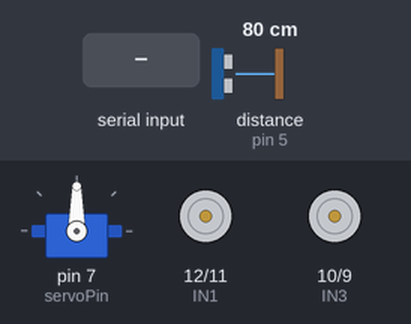
A sketch run on a simulated Arduino Uno, built with avr-gcc and run on an emulated ATmega328P. On the bench: servo, motor-driver pin pairs drawn as motors (green arrow = first pin HIGH = forward, orange = second pin HIGH = backward, longer = more drive, scaled by the enable pin). Inputs (shaded band) come from the test bench; at power-on: distance to the obstacle (sensor on pin 5) 80 cm. The echo pulse lasts 58.3 µs per cm; what the sketch prints to the serial monitor is not drawn.

Above: at 3.9 s.
4.0 s: "F" received over the second serial link
At 5.2 s:
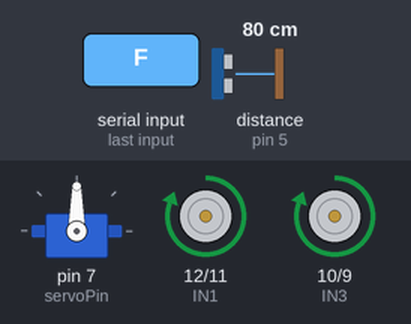
5.5 s: "B" received over the second serial link
At 6.7 s:
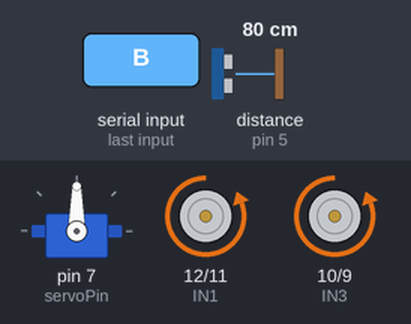
7.0 s: "L" received over the second serial link
At 7.7 s:
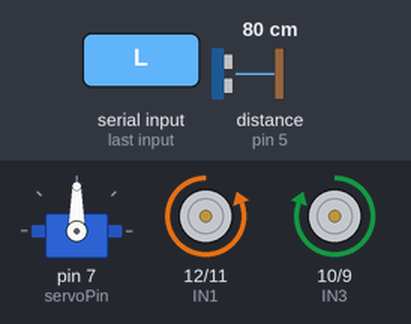
8.5 s: "R" received over the second serial link
At 9.0 s:
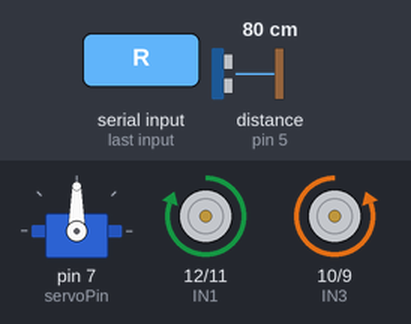
Timing chart, 0 to 11.0 s (numbered marks = the images above; inputs shaded):
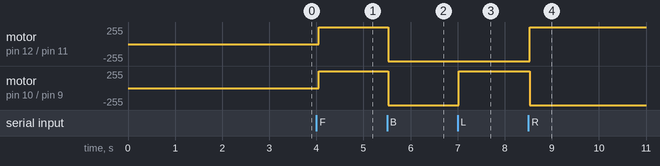

Measured:
- after the input at 4.0 s, motor on pin 12 (IN1) / pin 11 (IN2), motor on pin 10 (IN3) / pin 9 (IN4): stopped → forward 255/255 after 0.05 s
- after the input at 5.5 s, motor on pin 12 (IN1) / pin 11 (IN2), motor on pin 10 (IN3) / pin 9 (IN4): forward 255/255 → backward 255/255 at once
- after the input at 7.0 s, motor on pin 10 (IN3) / pin 9 (IN4): backward 255/255 → forward 255/255 at once
- after the input at 8.5 s, motor on pin 12 (IN1) / pin 11 (IN2): backward 255/255 → forward 255/255 at once; motor on pin 10 (IN3) / pin 9 (IN4): forward 255/255 → backward 255/255 at once

The sketch:

rebuildgew.ino
```cpp
#include "SoftwareSerial.h"
#include <Servo.h>;
#include <NewPing.h>
Servo myServo;
int servoPin = 7;

SoftwareSerial HC05(4, 3); //TX, RX
int ENA = 13;
int IN1 = 12;
int IN2 = 11;
int IN3 = 10;
int IN4 = 9;
int ENB = 8;


float  Duration; //thoi gian
float Distance; //khoang cach
#define MAX_DISTANCE 25
#define maximum_distance 200
float Distance_Left; //Kc trai
float Distance_Right; //Kc phai
int last = 0;


enum CarMode {
  MANUAL,
  AUTO
};


char dieu_khien;
int Speed = 150;

char command;
CarMode mode = MANUAL;

const int trigPin = 6;
const int echoPin = 5;
NewPing sonar(trigPin, echoPin, maximum_distance);

unsigned long thoigian;
int khoangcach;
int khoangcachtrai, khoangcachphai;
int gioihan = 30;
long duration, distance;

void setup() {
  HC05.begin(9600);
  Serial.begin(9600);
  pinMode(IN1, OUTPUT);
  pinMode(IN2, OUTPUT);
  pinMode(IN3, OUTPUT);
  pinMode(IN4, OUTPUT);
  pinMode(ENA, OUTPUT);
  pinMode(ENB, OUTPUT);

  analogWrite(ENA, Speed);
  analogWrite(ENB, Speed);

  pinMode(trigPin, OUTPUT);
  pinMode(echoPin, INPUT);
  //last = millis();
  //Serial.begin(9600);

  myServo.attach(servoPin);

  delay(2000);
  distance = readPing();
  delay(100);
  distance = readPing();
  delay(100);
  distance = readPing();
  delay(100);
  distance = readPing();
  delay(100);
}

void loop() {
  if (HC05.available()) {
    command = HC05.read();
    handleMode();
  }
  if (mode == MANUAL) {
    Control_Mode();
  }

  if (mode == AUTO) {
    //Auto_Mode();
    Auto_avoid();
  }

}

void handleMode() {
  Serial.print("receive: ");
  Serial.println(command);

  if (command == 'F') {
    Serial.println("Mode now: CONTROL MANUAL");
    mode = MANUAL;
  } else if (command == 'J') {
    Serial.println("Mode now: AUTO");
    mode = AUTO;
  }

  Serial.println(mode);
}


void Auto_avoid() {
  Serial.println("auto avoiding");
  int distanceRight = 0;
  int distanceLeft = 0;
  delay(50);

  if (distance <= 45) {
    Stop();
    delay(300);
    lui();
    delay(400);
    Stop();
    delay(300);
    distanceRight = lookRight();
    delay(300);
    distanceLeft = lookLeft();
    delay(300);

    if (distance >= distanceLeft) {
      phai();
      Stop();
    }
    else {
      trai();
      Stop();
    }
  }
  else {
    tien();
  }
  distance = readPing();
  Serial.print("Distance ");
  Serial.println(distance);
}

int lookRight() {
  myServo.write(30);
  delay(500);
  int distance = readPing();
  delay(100);
  myServo.write(85);
  return distance;
}

int lookLeft() {
  myServo.write(150);
  delay(500);
  int distance = readPing();
  delay(100);
  myServo.write(85);
  return distance;
  delay(100);
}

void Auto_Mode() {
  Serial.println("auto avoid.....");
  KC();
  if (Distance > 25)
  {
    tien(); // chay thẳng
    Serial.println("Tien");
  }
  else
  {
    Stop(); // dừng
    SvTrai(); // quay servo sang trai
    Distance_Left = Distance; // gán khoảng cách đo đc == biến Distance_Left
    SvPhai(); // quay servo sang phai
    Distance_Right = Distance; // gan khoang cach do dc == biến Distance_Right
    if (Distance_Left < 25 && Distance_Right < 25)
    {
      lui();
      Serial.println("Lui");
      delay(300);
    }
    else
    {
      if (Distance_Left < Distance_Right) // nếu khoảng cách trái < khoang cach phai
      {
        phai();  // xe chạy sang phai
        Serial.println("Phai");
        delay(300);
      }
      if (Distance_Left > Distance_Right)
      {
        trai(); // xe chay sang trai
        Serial.println("Trai");
        delay(300);
      }
    }
  }
}

void Control_Mode() {
  dieu_khien = HC05.read();
  Serial.println(command);
  switch (command) {
    case 'F':
      tien();
      break;
    case 'B':
      lui();
      break;
    case 'L':
      trai();
      break;
    case 'R':
      phai();
      break;
    case 'S':
      Stop();
      break;

  }
}

int readPing() {
  delay(70);
  int cm = sonar.ping_cm();
  if (cm == 0) {
    cm = 250;
  }
  return cm;
}

void KC()
{
  digitalWrite(trigPin, LOW); // tat chan trig
  delayMicroseconds(2);
  digitalWrite(trigPin, HIGH); // phat xung tu chan trig
  delayMicroseconds(10);
  digitalWrite(trigPin, LOW); // tat chan trig

  Duration = pulseIn(echoPin, HIGH);
  Distance =  Duration / 2 / 29.412;
  Serial.print("Distance: ");
  Serial.println(Distance);

}

void resetSv() // quay servo vào giữa
{
  myServo.write(90);
}
void SvTrai() //quay servo sang trai
{
  myServo.write(50);
  delay(200);
  KC();
  resetSv();
}
void SvPhai() // quay servo sang phai
{
  myServo.write(150);
  delay(200);
  KC();
  resetSv();
}


void tien() {
  Serial.println("tien");
  digitalWrite(IN1, HIGH);
  digitalWrite(IN2, LOW);
  digitalWrite(IN3, HIGH);
  digitalWrite(IN4, LOW);
}

void lui() {
  Serial.println("lui");
  digitalWrite(IN1, LOW);
  digitalWrite(IN2, HIGH);
  digitalWrite(IN3, LOW);
  digitalWrite(IN4, HIGH);
}

void phai() {
  Serial.println("phai");
  digitalWrite(IN1, HIGH);
  digitalWrite(IN2, LOW);
  digitalWrite(IN3, LOW);
  digitalWrite(IN4, HIGH);
}

void trai() {
  Serial.println("trai");
  digitalWrite(IN1, LOW);
  digitalWrite(IN2, HIGH);
  digitalWrite(IN3, HIGH);
  digitalWrite(IN4, LOW);
}

void tien_trai() {

  digitalWrite(IN1, LOW);
  digitalWrite(IN2, LOW);
  digitalWrite(IN3, HIGH);
  digitalWrite(IN4, LOW);
}

void tien_phai() {

  digitalWrite(IN1, HIGH);
  digitalWrite(IN2, LOW);
  digitalWrite(IN3, LOW);
  digitalWrite(IN4, LOW);
}

void lui_trai() {

  digitalWrite(IN1, LOW);
  digitalWrite(IN2, LOW);
  digitalWrite(IN3, LOW);
  digitalWrite(IN4, HIGH);
}

void lui_phai() {

  digitalWrite(IN1, LOW);
  digitalWrite(IN2, HIGH);
  digitalWrite(IN3, LOW);
  digitalWrite(IN4, LOW);
}

void Stop() {
  Serial.println("dung lai");
  digitalWrite(IN1, LOW);
  digitalWrite(IN2, LOW);
  digitalWrite(IN3, LOW);
  digitalWrite(IN4, LOW);
}
```
